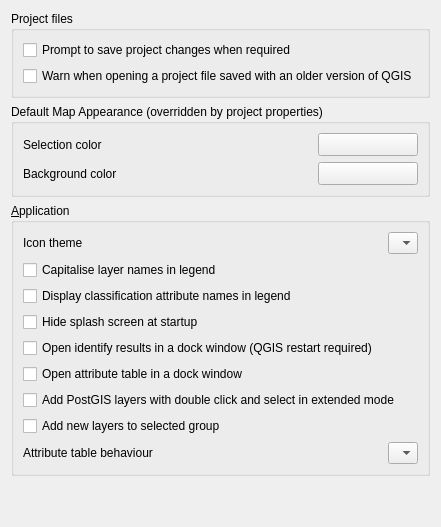
     <widget class="QWidget" name="stackedWidgetPage1">
      <layout class="QVBoxLayout" name="verticalLayout_10">
       <item>
        <widget class="QGroupBox" name="groupBox_11">
         <property name="title">
          <string>Project files</string>
         </property>
         <layout class="QVBoxLayout">
          <item>
           <widget class="QCheckBox" name="chbAskToSaveProjectChanges">
            <property name="text">
             <string>Prompt to save project changes when required</string>
            </property>
           </widget>
          </item>
          <item>
           <widget class="QCheckBox" name="chbWarnOldProjectVersion">
            <property name="text">
             <string>Warn when opening a project file saved with an older version of QGIS</string>
            </property>
           </widget>
          </item>
         </layout>
        </widget>
       </item>
       <item>
        <widget class="QGroupBox" name="groupBox_9">
         <property name="title">
          <string>Default Map Appearance (overridden by project properties)</string>
         </property>
         <layout class="QGridLayout">
          <item row="0" column="0">
           <widget class="QLabel" name="textLabel1_9">
            <property name="text">
             <string>Selection color</string>
            </property>
           </widget>
          </item>
          <item row="0" column="3">
           <widget class="QgsColorButton" name="pbnSelectionColor">
            <property name="minimumSize">
             <size>
              <width>100</width>
              <height>0</height>
             </size>
            </property>
            <property name="text">
             <string/>
            </property>
           </widget>
          </item>
          <item row="1" column="0">
           <widget class="QLabel" name="label">
            <property name="text">
             <string>Background color</string>
            </property>
           </widget>
          </item>
          <item row="1" column="2">
           <spacer>
            <property name="orientation">
             <enum>Qt::Horizontal</enum>
            </property>
            <property name="sizeHint" stdset="0">
             <size>
              <width>40</width>
              <height>20</height>
             </size>
            </property>
           </spacer>
          </item>
          <item row="1" column="3">
           <widget class="QgsColorButton" name="pbnCanvasColor">
            <property name="minimumSize">
             <size>
              <width>100</width>
              <height>0</height>
             </size>
            </property>
            <property name="text">
             <string/>
            </property>
           </widget>
          </item>
          <item row="0" column="2">
           <spacer>
            <property name="orientation">
             <enum>Qt::Horizontal</enum>
            </property>
            <property name="sizeHint" stdset="0">
             <size>
              <width>40</width>
              <height>20</height>
             </size>
            </property>
           </spacer>
          </item>
         </layout>
        </widget>
       </item>
       <item>
        <widget class="QGroupBox" name="groupBox">
         <property name="title">
          <string>&amp;Application</string>
         </property>
         <layout class="QVBoxLayout" name="verticalLayout_9">
          <item>
           <layout class="QHBoxLayout" name="horizontalLayout_3">
            <item>
             <widget class="QLabel" name="textLabel1_4">
              <property name="sizePolicy">
               <sizepolicy hsizetype="Fixed" vsizetype="Fixed">
                <horstretch>0</horstretch>
                <verstretch>0</verstretch>
               </sizepolicy>
              </property>
              <property name="text">
               <string>Icon theme</string>
              </property>
             </widget>
            </item>
            <item>
             <spacer name="horizontalSpacer_2">
              <property name="orientation">
               <enum>Qt::Horizontal</enum>
              </property>
              <property name="sizeHint" stdset="0">
               <size>
                <width>40</width>
                <height>20</height>
               </size>
              </property>
             </spacer>
            </item>
            <item>
             <widget class="QComboBox" name="cmbTheme">
              <property name="duplicatesEnabled">
               <bool>false</bool>
              </property>
              <item>
               <property name="text">
                <string/>
               </property>
              </item>
             </widget>
            </item>
           </layout>
          </item>
          <item>
           <widget class="QCheckBox" name="capitaliseCheckBox">
            <property name="text">
             <string>Capitalise layer names in legend</string>
            </property>
           </widget>
          </item>
          <item>
           <widget class="QCheckBox" name="cbxLegendClassifiers">
            <property name="text">
             <string>Display classification attribute names in legend</string>
            </property>
           </widget>
          </item>
          <item>
           <widget class="QCheckBox" name="cbxHideSplash">
            <property name="text">
             <string>Hide splash screen at startup</string>
            </property>
           </widget>
          </item>
          <item>
           <widget class="QCheckBox" name="cbxIdentifyResultsDocked">
            <property name="text">
             <string>Open identify results in a dock window (QGIS restart required)</string>
            </property>
           </widget>
          </item>
          <item>
           <widget class="QCheckBox" name="cbxAttributeTableDocked">
            <property name="text">
             <string>Open attribute table in a dock window</string>
            </property>
           </widget>
          </item>
          <item>
           <widget class="QCheckBox" name="cbxAddPostgisDC">
            <property name="text">
             <string>Add PostGIS layers with double click and select in extended mode</string>
            </property>
           </widget>
          </item>
          <item>
           <widget class="QCheckBox" name="cbxAddNewLayersToCurrentGroup">
            <property name="text">
             <string>Add new layers to selected group</string>
            </property>
           </widget>
          </item>
          <item>
           <layout class="QHBoxLayout" name="horizontalLayout_5">
            <item>
             <widget class="QLabel" name="textLabel1_7">
              <property name="sizePolicy">
               <sizepolicy hsizetype="Fixed" vsizetype="Fixed">
                <horstretch>0</horstretch>
                <verstretch>0</verstretch>
               </sizepolicy>
              </property>
              <property name="text">
               <string>Attribute table behaviour</string>
              </property>
             </widget>
            </item>
            <item>
             <spacer name="horizontalSpacer_4">
              <property name="orientation">
               <enum>Qt::Horizontal</enum>
              </property>
              <property name="sizeHint" stdset="0">
               <size>
                <width>40</width>
                <height>20</height>
               </size>
              </property>
             </spacer>
            </item>
            <item>
             <widget class="QComboBox" name="cmbAttrTableBehaviour">
              <property name="duplicatesEnabled">
               <bool>false</bool>
              </property>
              <item>
               <property name="text">
                <string/>
               </property>
              </item>
             </widget>
            </item>
           </layout>
          </item>
         </layout>
        </widget>
       </item>
       <item>
        <spacer name="verticalSpacer">
         <property name="orientation">
          <enum>Qt::Vertical</enum>
         </property>
         <property name="sizeHint" stdset="0">
          <size>
           <width>20</width>
           <height>40</height>
          </size>
         </property>
        </spacer>
       </item>
      </layout>
     </widget>
